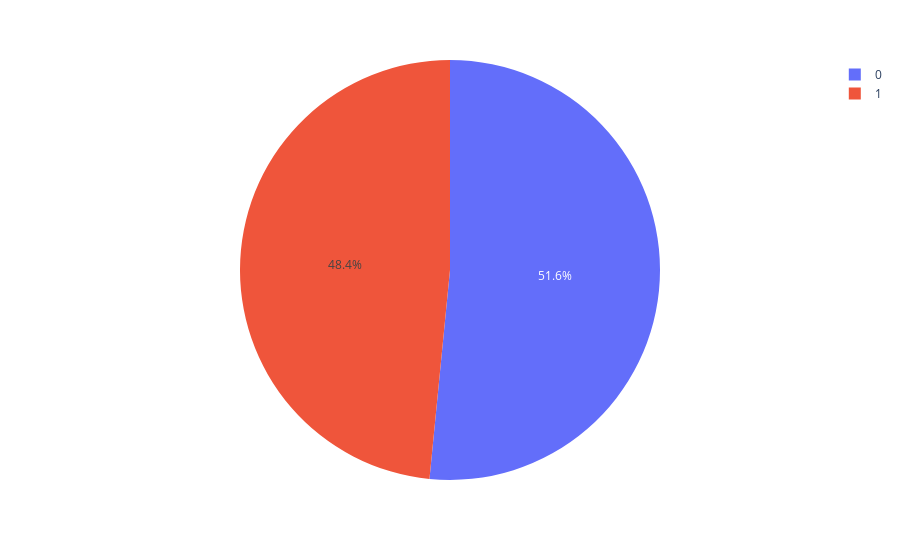

This figure's notebook cell:
### Code cell
px.pie(data_frame=df,names='Male',values='Daily Internet Usage')

### Figure 1 — Plotly figure (JSON) as saved in the notebook; plotly's stock layout.template omitted (floating-point values rounded to 4 significant figures; data arrays with more than 128 entries replaced by an {"elided": "..."} marker saying what was removed)
{"data": [{"domain": {"x": [0, 1], "y": [0, 1]}, "hovertemplate": "Male=%{label}<br>Daily Internet Usage=%{value}<extra></extra>", "labels": {"elided": "1000 int values"}, "legendgroup": "", "name": "", "showlegend": true, "type": "pie", "values": {"elided": "1000 float values"}}], "layout": {"legend": {"tracegroupgap": 0}, "margin": {"t": 60}}}
